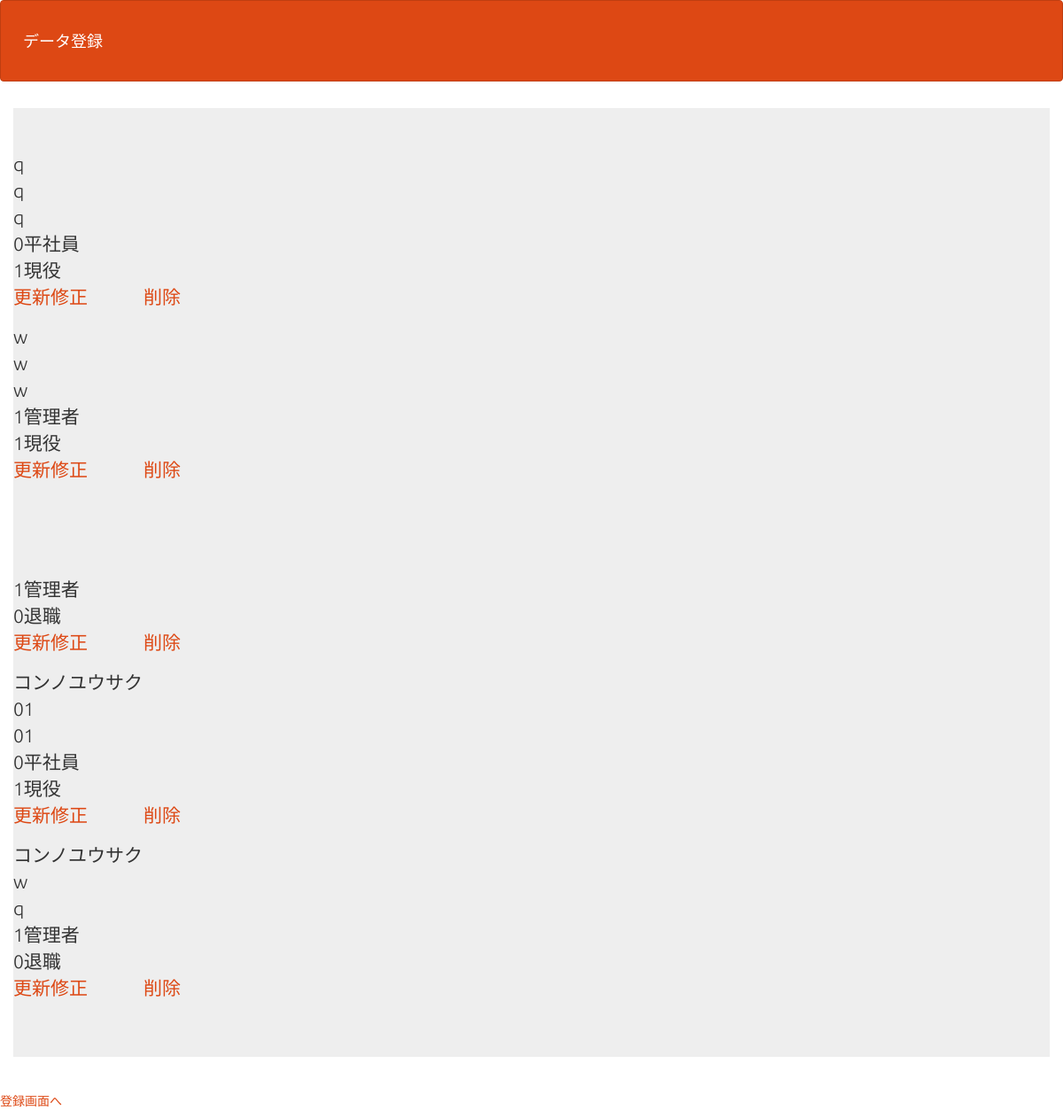
The page /select.php on the database its author committed.
### tables this page shows
CREATE TABLE `gs_user_table` (
  `id` int(12) NOT NULL,
  `name` varchar(64) NOT NULL,
  `lid` varchar(128) NOT NULL,
  `lpw` varchar(64) NOT NULL,
  `kanri_flg` int(1) NOT NULL,
  `life_flg` int(1) NOT NULL
);

### funcs.php (called while the page is built, shortened)
<?php
function h($str)
{
    return htmlspecialchars($str, ENT_QUOTES);
}

### select.php (the view, shortened to what this page needs)
<?php
require_once('funcs.php');
$pdo = db_conn();
$stmt = $pdo->prepare("SELECT*FROM gs_user_table");
$status = $stmt->execute();
$view = "";
if ($status == false) {
    sql_error($stmt);
}else{
    while( $result = $stmt->fetch(PDO::FETCH_ASSOC)){
        $update = '<a href=update_view.php?id='.$result['id'].'>更新修正</a>';
        $delete = '<a href=delete.php?id='. $result['id'].'>削除</a>';
        if (($result['kanri_flg']) == 1) {
            $kanri_flg="管理者";
        }else{
            $kanri_flg="平社員";
        }
        if (($result['life_flg']) == 0) {
            $life_flg="退職";
        }else{
            $life_flg="現役";
        }
        $view .='<p>'.
                h($result['name']).'<br>'.
                h($result['lid']).'<br>'.
                h($result['lpw']).'<br>'.
                h($result['kanri_flg']).
                $kanri_flg.'<br>'.
                h($result['life_flg']).
                $life_flg.'<br>'.
                $update.'　　　'.
                $delete.'<br>'.
                '</p>';
    }
}
?>
<!DOCTYPE html>
<html lang="ja">
<head>
<link rel="stylesheet" href="css/range.css">
<link href="css/bootstrap.min.css" rel="stylesheet">
</head>
<body id="main">
<header>
    <nav class="navbar navbar-default">
    <div class="container-fluid">
        <div class="navbar-header">
        <a class="navbar-brand" href="index.php">データ登録</a>
        </div>
    </div>
    </nav>
</header>
<div>
    <div class="container jumbotron"><?= $view ?></div>
</div>
<a href="index.php">登録画面へ</a>
</body>
</html>

### select.php (style rules this page uses)
div { padding: 10px;font-size:16px; }

### rows shown on the page
gs_user_table: name "q", lid "q", lpw "q", kanri_flg "0", kanri_flg "平社員", life_flg "1", life_flg "現役"
gs_user_table: name "w", lid "w", lpw "w", kanri_flg "1", kanri_flg "管理者", life_flg "1", life_flg "現役"
gs_user_table: kanri_flg "1", kanri_flg "管理者", life_flg "0", life_flg "退職"
gs_user_table: name "コンノユウサク", lid "01", lpw "01", kanri_flg "0", kanri_flg "平社員", life_flg "1", life_flg "現役"
gs_user_table: name "コンノユウサク", lid "w", lpw "q", kanri_flg "1", kanri_flg "管理者", life_flg "0", life_flg "退職"
